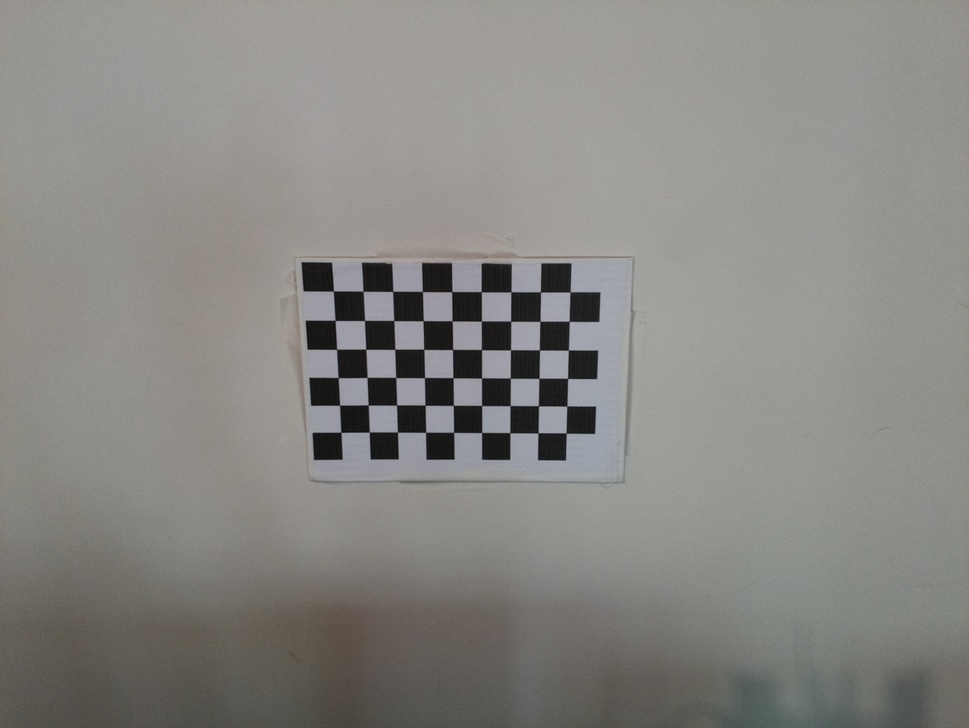
//> input picture Disparity_map/Set_2/calib_2cam_03_2/1.jpg, 969 x 728 px, shrunk from 1640 x 1232 before the run; its folder holds only this picture in this run
$ ./Calibration   (built with g++ and OpenCV 4)
//> lines starting //> are read from the running program, lines starting //| are printed output that depends on the picture; after the words box and inside, x2 and y2 are one past the last pixel; in counts of white or black regions, pixels touching at a corner belong together
#include <opencv2/opencv.hpp>
#include <opencv2/calib3d/calib3d.hpp>
#include <opencv2/highgui/highgui.hpp>
#include <opencv2/imgproc/imgproc.hpp>
#include <stdio.h>
#include <iostream>
#include <opencv2/core/types.hpp>

#include "opencv2/opencv_modules.hpp"
#include <opencv2/core/utility.hpp>
#include "opencv2/imgcodecs.hpp"

#include <fstream>

using namespace std;

// Defining the dimensions of checkerboard
int CHECKERBOARD[2]{6,9};

int main()
{
	// [5 lines of commented-out code are left out]
  std::vector<std::vector<cv::Point3f> > objpoints;

  // Creating vector to store vectors of 2D points for each checkerboard image
  std::vector<std::vector<cv::Point2f> > imgpoints;

  // Defining the world coordinates for 3D points
  std::vector<cv::Point3f> objp;
  for(int i{0}; i<CHECKERBOARD[1]; i++)
  {
    for(int j{0}; j<CHECKERBOARD[0]; j++)
      objp.push_back(cv::Point3f(j,i,0));
  }


  // Extracting path of individual image stored in a given directory
  std::vector<cv::String> images;
  // Path of the folder containing checkerboard images
  std::string path = "./calib_2cam_03_2/*.jpg";  //!!!!!!!!!!!!!!!!!!!!!!!!!!!!!!!!!!!!!!

  cv::glob(path, images);

  cv::Mat frame, gray,frameUndistorted;
  // vector to store the pixel coordinates of detected checker board corners
  std::vector<cv::Point2f> corner_pts;
  bool success;

  // Looping over all the images in the directory
  for(int i{0}; i<images.size(); i++)
  {
    frame = cv::imread(images[i]);
//> frame is the input picture: 728 rows x 969 cols, CV_8UC3; mean B, G, R 130.9, 134.9, 135.8
    cv::cvtColor(frame,gray,cv::COLOR_BGR2GRAY);

    // Finding checker board corners
    // If desired number of corners are found in the image then success = true
      std::cout << "A procurar corners\n";
    success = cv::findChessboardCorners(gray, cv::Size(CHECKERBOARD[0], CHECKERBOARD[1]), corner_pts, cv::CALIB_CB_ADAPTIVE_THRESH | cv::CALIB_CB_FAST_CHECK | cv::CALIB_CB_NORMALIZE_IMAGE);
//> success = true; corner_pts = 54 Points (x, y), first 12: [340.9, 432.2], [339.6, 405.2], [338.1, 377.5], [336.6, 349.3], [335.1, 320.5], [333.4, 291], [369.3, 432], [368.2, 405], [367.1, 377.4], [365.8, 349.2], [364.5, 320.4], [363, 291.2]
	  std::cout << "Acabei de procurar corners\n";
    /*
     * If desired number of corner are detected,
     * we refine the pixel coordinates and display
     * them on the images of checker board
    */
    if(success)
    {
      cv::TermCriteria criteria(cv::TermCriteria::MAX_ITER +
                cv::TermCriteria::EPS, 30, 0.001);

      // refining pixel coordinates for given 2d points.
      cv::cornerSubPix(gray,corner_pts,cv::Size(11,11), cv::Size(-1,-1),criteria);
//> corner_pts = 54 Points (x, y), first 12: [340.8, 432.3], [339.6, 405.2], [338.1, 377.6], [336.6, 349.3], [335.1, 320.4], [333.4, 291], [369.3, 432], [368.2, 405], [367.1, 377.4], [365.8, 349.2], [364.5, 320.4], [363.1, 291.2]

      // Displaying the detected corner points on the checker board
      cv::drawChessboardCorners(frame, cv::Size(CHECKERBOARD[0], CHECKERBOARD[1]), corner_pts, success);
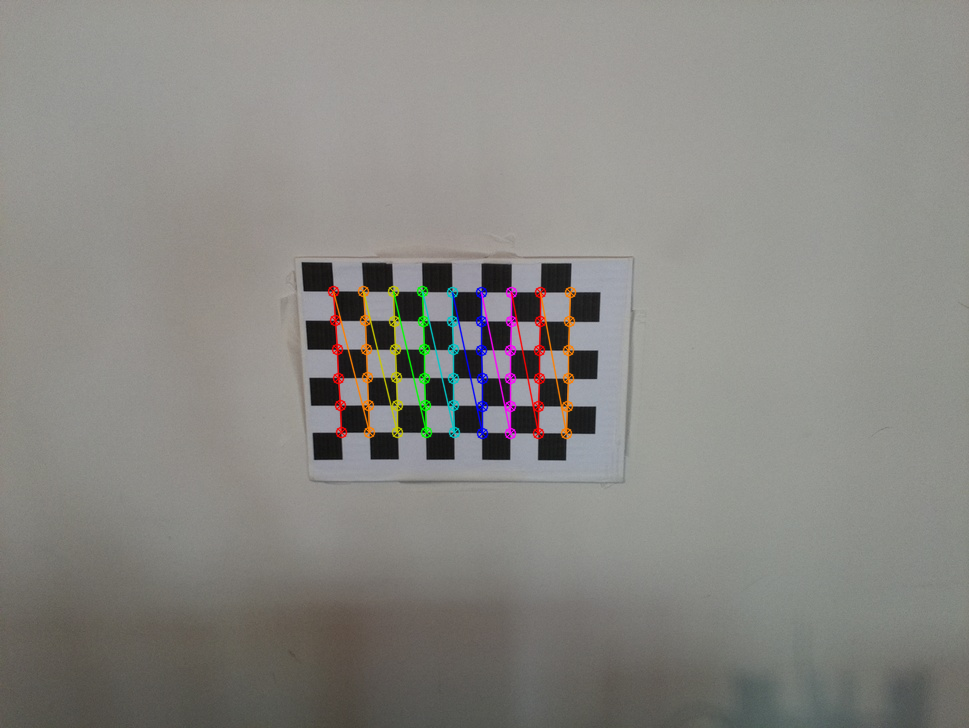
//> frame: 728 rows x 969 cols, CV_8UC3; 1.6% of pixels changed, all inside (x1, y1, x2, y2) = (327, 285, 577, 440)

      objpoints.push_back(objp);
      imgpoints.push_back(corner_pts);
//> imgpoints = 1 point lists
    }

    //cv::imshow("Image",frame);
    //cv::waitKey(0);
    std::cout << "Next Frame \n";
  }


  cv::Mat cameraMatrix,distCoeffs,R,T;

  /*
   * Performing camera calibration by
   * passing the value of known 3D points (objpoints)
   * and corresponding pixel coordinates of the
   * detected corners (imgpoints)
  */

  cv::calibrateCamera(objpoints, imgpoints, cv::Size(gray.rows,gray.cols), cameraMatrix, distCoeffs, R, T);
//> cameraMatrix = [[4705, 0, 365.7], [0, 2887.7, 482.5], [0, 0, 1]]; distCoeffs = [12.86, -1865.4, -0.25, 0.273, 217669.2]; R = [[0.623, -0.705, -1.49]]; T = [[-0.588, -1.89, 110.6]]

  std::cout << "cameraMatrix : " << cameraMatrix << std::endl;
//| cameraMatrix : [4705.030021671844, 0, 365.6727537673618;
//|  0, 2887.697394852403, 482.4515336009496;
//|  0, 0, 1]
  std::cout << "distCoeffs : " << distCoeffs << std::endl;
//| distCoeffs : [12.85549429464507, -1865.352643093011, -0.2496756744128317, 0.2731143940256036, 217669.1650791562]
  std::cout << "Rotation vector : " << R << std::endl;
//| Rotation vector : [0.6227075570572275, -0.7052482880313768, -1.493210237917187]
  std::cout << "Translation vector : " << T << std::endl;
//| Translation vector : [-0.5877499281130136, -1.889613810449552, 110.5988568339321]


  int a;
  for(int i{0}; i<images.size(); i++)
  {
	  frame = cv::imread(images[i]);
	  undistort(frame, frameUndistorted, cameraMatrix, distCoeffs);
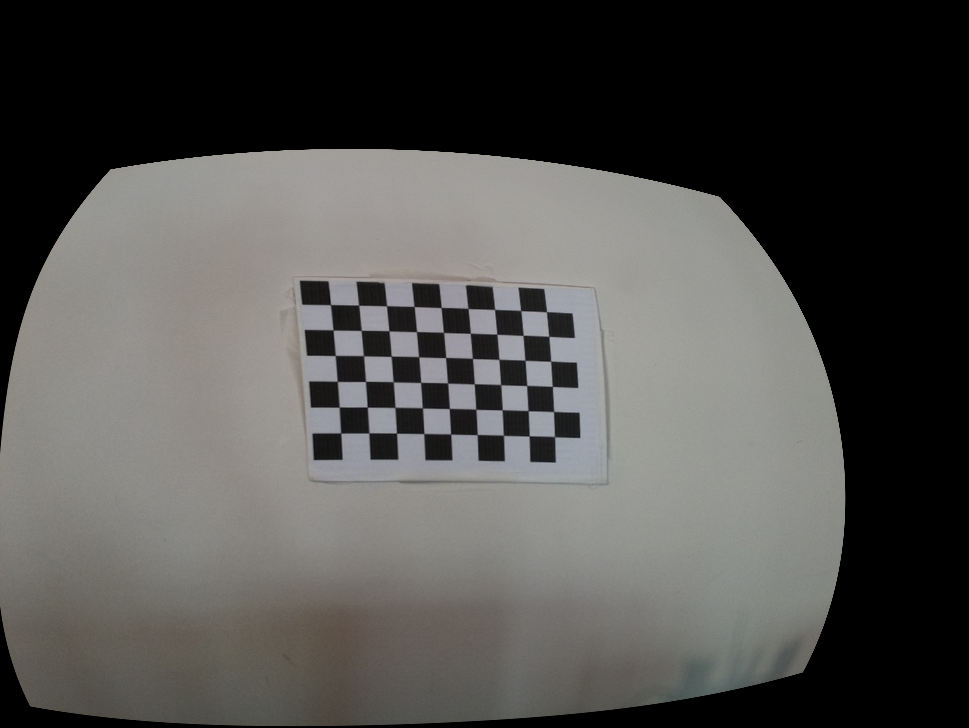
//> frameUndistorted: 728 rows x 969 cols, CV_8UC3; mean B, G, R 77.1, 79.5, 80.3
	  a = i + 1;
	  std::ostringstream name;
	  name << "./calib_2cam_03_2/Ind_Calibrated/" << a << ".jpg"; //!!!!!!!!!!!!!!!!!!
	  cv::imwrite(name.str(), frameUndistorted);
	  //cv::imshow("Image",frameUndistorted);
	  //cv::imshow("Image2",frame);
	  //cv::waitKey(0);
	  name.clear();

  }

  // Export Camera Matrix to File
	int n_camera = 03; //!!!!!!!!!!!

	ofstream myfile;
	myfile.open("CamParams_03_2.txt"); //!!!!!!!!!!!!11

	myfile << "Camera Matrix nº" << n_camera << '\n' ;
	myfile << cameraMatrix << '\n';
	myfile << "DistCoeffs \n" ;
	myfile << distCoeffs << '\n';
	myfile << "R \n" ;
	myfile << R << '\n';
	myfile << "T \n" ;
	myfile << T;

	myfile.close();

  cv::destroyAllWindows();
  return 0;
}

$ run again, on Disparity_map/Set_2/calib_2cam_03_2/13.jpg
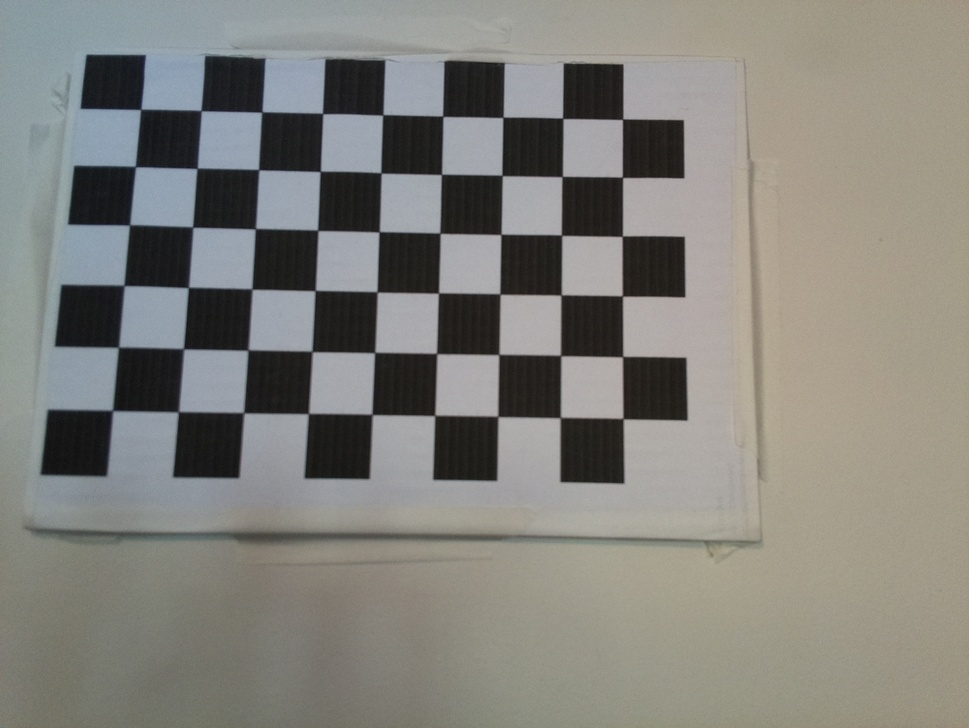
//> input picture Disparity_map/Set_2/calib_2cam_03_2/13.jpg, 969 x 728 px, shrunk from 1640 x 1232 before the run
//> frame is the input picture: 728 rows x 969 cols, CV_8UC3; mean B, G, R 123.6, 129.5, 130.5
//> `success = cv::findChessboardCorners(gray, cv::Size(CHECKERBOARD[0], CH..`: success = true; corner_pts = 54 Points (x, y), first 12: [112.6, 410.4], [118.3, 347.2], [123.9, 285.6], [129.6, 224.9], [135.3, 166.6], [140.8, 109.2], [178.4, 411.5], [183.4, 348.6], [188.5, 287.4], [192.8, 227.2], [197.1, 168.3], [201.3, 110.6]
//> `cv::cornerSubPix(gray,corner_pts,cv::Size(11,11), cv::Size(-1,-1),crit..`: corner_pts = 54 Points (x, y), first 12: [112.5, 410.5], [118.5, 347.2], [124, 285.5], [129.6, 224.9], [135.3, 166.6], [140.7, 109.4], [178.4, 411.8], [183.4, 348.8], [188.4, 287.5], [192.7, 227.1], [197.1, 168.3], [201.2, 110.6]
//> `cv::drawChessboardCorners(frame, cv::Size(CHECKERBOARD[0], CHECKERBOAR..`:
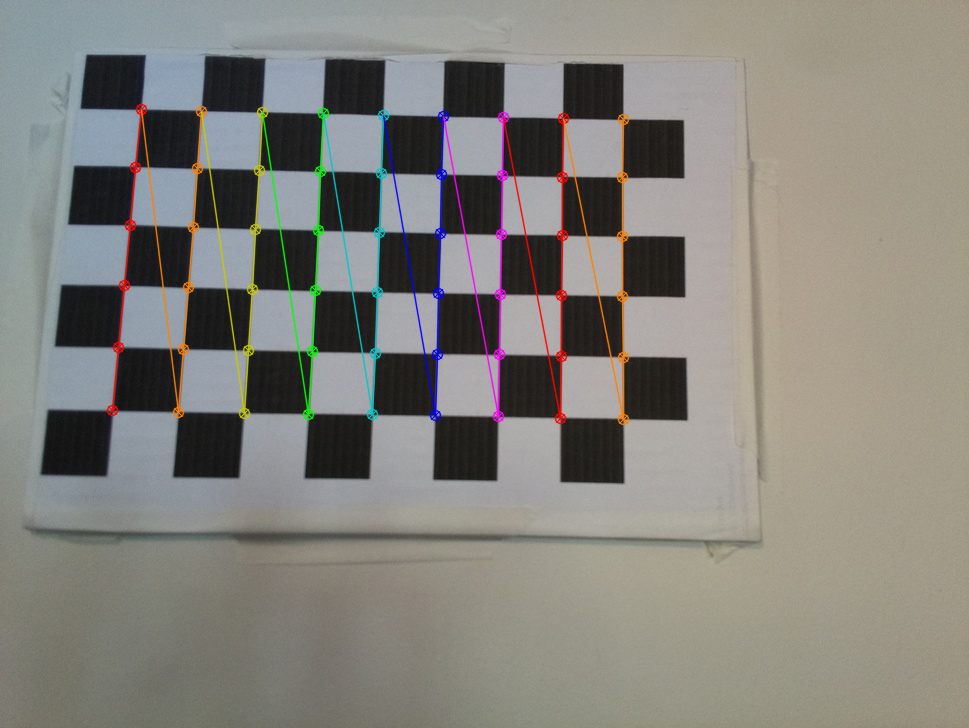
//> frame: 728 rows x 969 cols, CV_8UC3; 2.8% of pixels changed, all inside (x1, y1, x2, y2) = (106, 103, 630, 426)
//> imgpoints = 1 point lists
//> cameraMatrix = [[2035.9, 0, 497], [0, 2236.2, 450.5], [0, 0, 1]]; distCoeffs = [0.836, -0.136, 0.0132, -0.0101, -127.9]; R = [[-0.328, -0.31, -1.53]]; T = [[-5.99, -0.58, 32.62]]
//| cameraMatrix : [2035.944720873041, 0, 496.9747459819685;
//|  0, 2236.218009802351, 450.4575150601211;
//|  0, 0, 1]
//| distCoeffs : [0.8358243187441502, -0.135579740694405, 0.01316274338537447, -0.0100510227437441, -127.8903295793673]
//| Rotation vector : [-0.3282960308632616, -0.3104694790491904, -1.52969888405681]
//| Translation vector : [-5.988661844230908, -0.5796057341945895, 32.61551072567227]
//> `undistort(frame, frameUndistorted, cameraMatrix, distCoeffs);`:
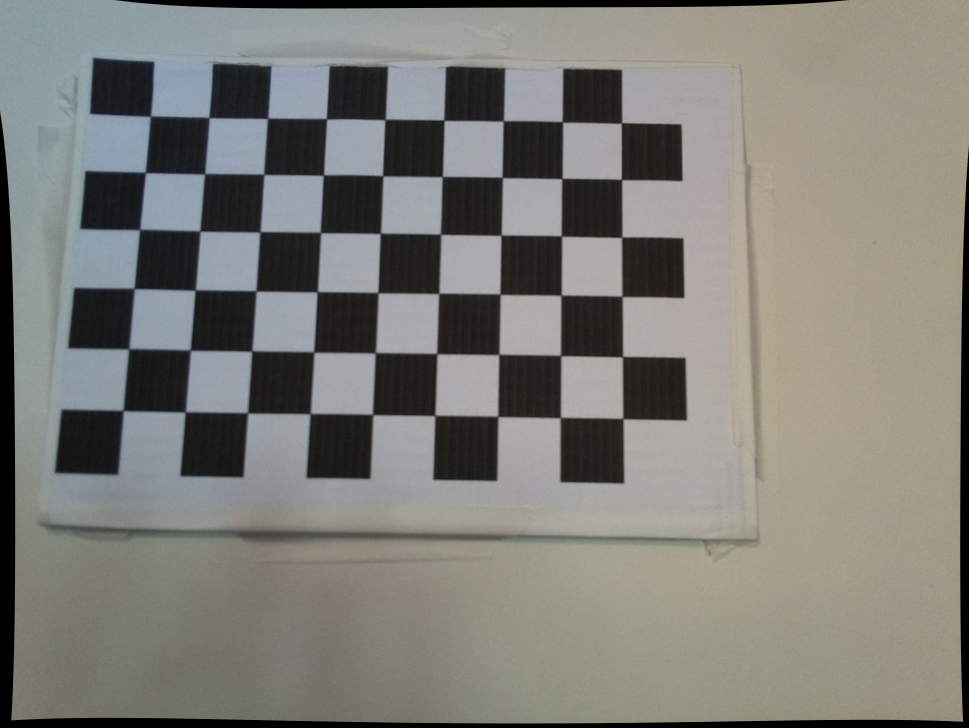
//> frameUndistorted: 728 rows x 969 cols, CV_8UC3; mean B, G, R 119.8, 125.5, 126.4

$ run again, on Disparity_map/Set_2/calib_2cam_03_2/14.jpg
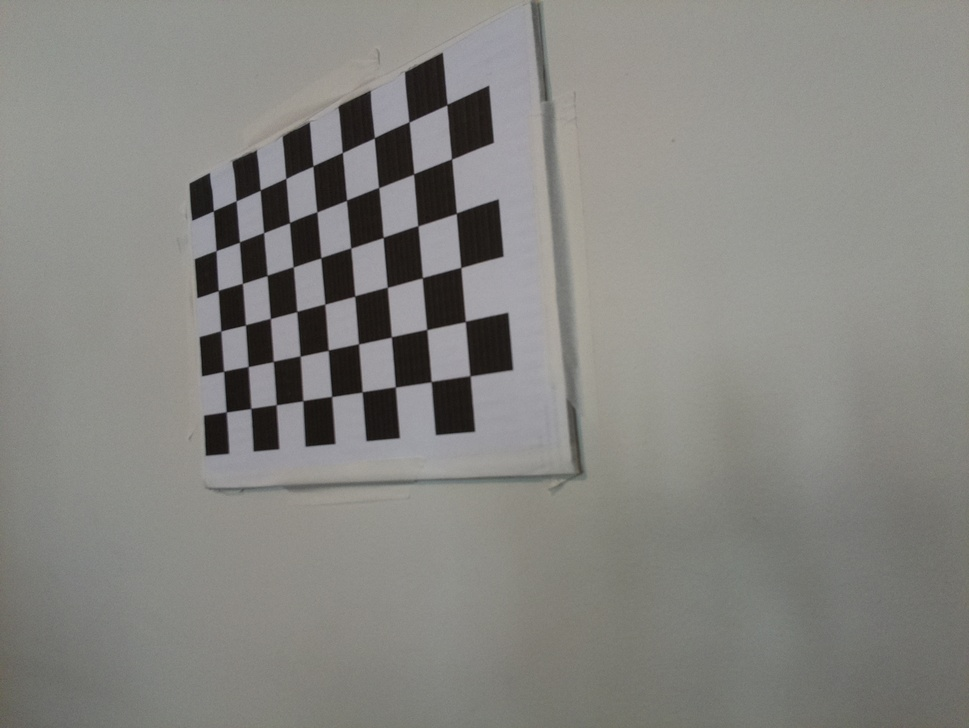
//> input picture Disparity_map/Set_2/calib_2cam_03_2/14.jpg, 969 x 728 px, shrunk from 1640 x 1232 before the run
//> frame is the input picture: 728 rows x 969 cols, CV_8UC3; mean B, G, R 128.6, 132.7, 133.4
//> `success = cv::findChessboardCorners(gray, cv::Size(CHECKERBOARD[0], CH..`: success = true; corner_pts = 54 Points (x, y), first 12: [226.3, 411.9], [223.6, 371.4], [220.7, 330.9], [218.3, 290.6], [216.1, 250.8], [213.4, 210.9], [250.8, 408.4], [248.2, 366.5], [245.4, 325], [242.3, 283.5], [239.5, 242.1], [236.1, 200.8]
//> `cv::cornerSubPix(gray,corner_pts,cv::Size(11,11), cv::Size(-1,-1),crit..`: corner_pts = 54 Points (x, y), first 12: [226.2, 411.9], [223.6, 371.3], [220.8, 330.9], [218.2, 290.5], [216.1, 250.6], [213.3, 210.8], [250.8, 408.4], [248.1, 366.6], [245.4, 324.9], [242.4, 283.4], [239.3, 242], [236.1, 200.8]
//> `cv::drawChessboardCorners(frame, cv::Size(CHECKERBOARD[0], CHECKERBOAR..`:
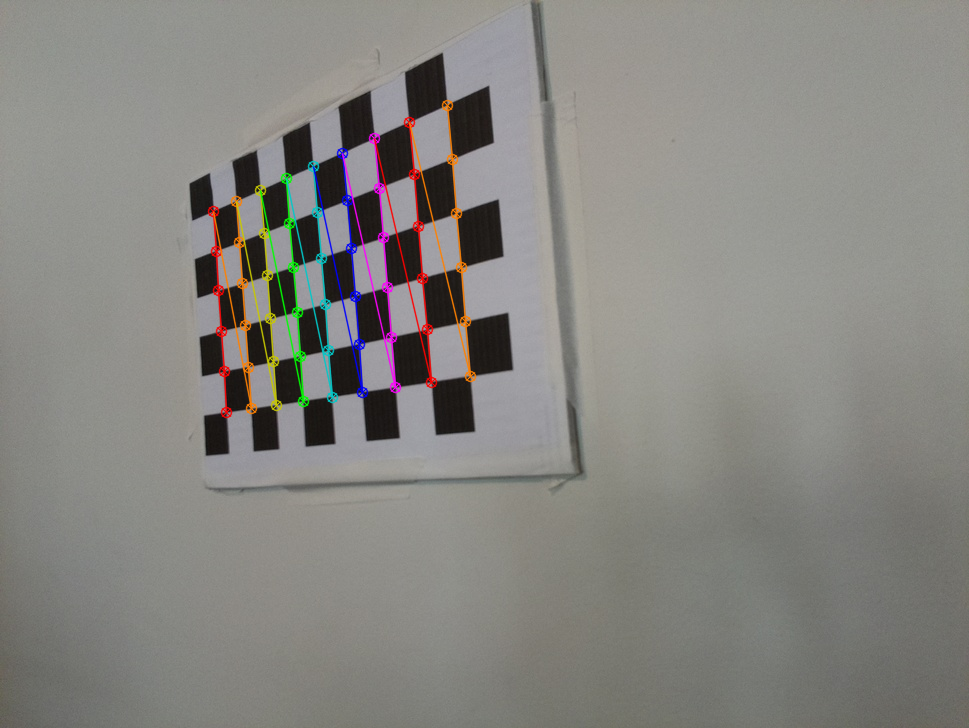
//> frame: 728 rows x 969 cols, CV_8UC3; 2.23% of pixels changed, all inside (x1, y1, x2, y2) = (207, 99, 477, 419)
//> imgpoints = 1 point lists
//> cameraMatrix = [[1391.7, 0, 357.1], [0, 1069.2, 451.3], [0, 0, 1]]; distCoeffs = [0.245, 0.337, 0.0489, -0.0404, 0.408]; R = [[-0.83, 0.822, -1.47]]; T = [[-2.4, -0.95, 25.95]]
//| cameraMatrix : [1391.702662194208, 0, 357.1012345470264;
//|  0, 1069.174516620362, 451.2577739640397;
//|  0, 0, 1]
//| distCoeffs : [0.2453077673082103, 0.3365395034349358, 0.0489315827484446, -0.04035837826585081, 0.4078809347287923]
//| Rotation vector : [-0.8300374497899772, 0.8221763794450343, -1.469208667024515]
//| Translation vector : [-2.401539062118701, -0.9501547758456437, 25.95346900223838]
//> `undistort(frame, frameUndistorted, cameraMatrix, distCoeffs);`:
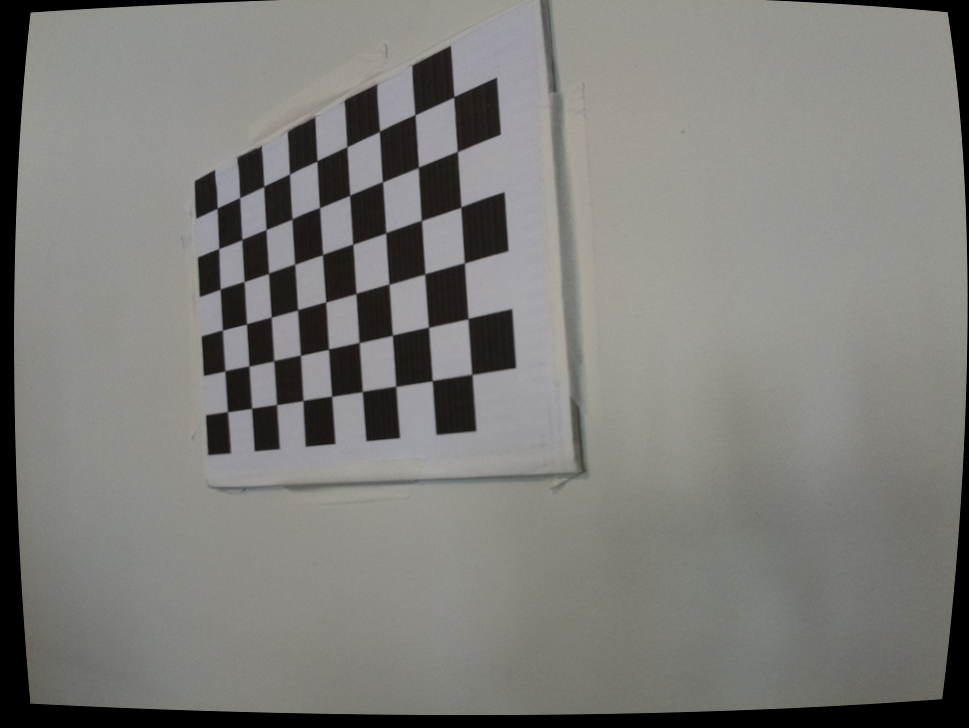
//> frameUndistorted: 728 rows x 969 cols, CV_8UC3; mean B, G, R 121.3, 125, 125.8
